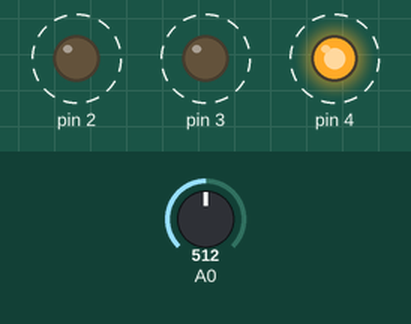
The sketch below on a simulated Arduino Uno, built with avr-gcc and run on an emulated ATmega328P. On the bench: output pins drawn as LEDs (lit = HIGH). Dashed ring = blinking. The inputs (shaded band) are chosen by the test bench; at power-on: A0 = 512. What the sketch prints to the serial monitor is not drawn.

Above: at 1.28 s.
1.3 s: A0 set to 946
4.3 s: A0 set to 971
Timing chart, 0 to 13.3 s (numbered marks = the images above; inputs shaded):
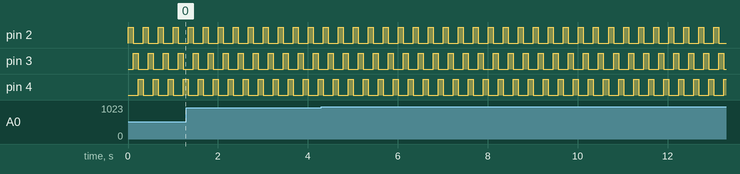

The sketch:

sketch.ino
```cpp
#define SUM_NUM 10

typedef struct _color {
  int r;
  int g;
  int b;
} color;

color readColor() {
  color c = {0, 0, 0};

  digitalWrite(2, 1);
  digitalWrite(3, 0);
  digitalWrite(4, 0);
  delay(10);
  for(int i=0; i<SUM_NUM; i++) {
    c.r += analogRead(A0);
    delay(10);
  }

  digitalWrite(2, 0);
  digitalWrite(3, 1);
  digitalWrite(4, 0);
  delay(10);
  for(int i=0; i<SUM_NUM; i++) {
    c.g += analogRead(A0);
    delay(10);
  }

  digitalWrite(2, 0);
  digitalWrite(3, 0);
  digitalWrite(4, 1);
  delay(10);
  for(int i=0; i<SUM_NUM; i++) {
    c.b += analogRead(A0);
    delay(10);
  }

  c.r = 1024 - c.r / SUM_NUM;
  c.g = 1024 - c.g / SUM_NUM;
  c.b = 1024 - c.b / SUM_NUM;

  int c_min = ((c.r < c.g) && (c.r < c.b)) ? c.r :
              ((c.g < c.r) && (c.g < c.b)) ? c.g : c.b;

  c.b = (float)c.b * 1.27;

  /*c.r -= c_min;
  c.g -= c_min;
  c.b -= c_min;*/

  /*c.r = (float)c.r * 0.85;
  c.b = (float)c.b * 1.75;*/

  /*c.r = (float)c.r * 0.7;
  c.b = (float)c.b * 2;*/

  return c;
}

void setup() {
  pinMode(2, OUTPUT);
  pinMode(3, OUTPUT);
  pinMode(4, OUTPUT);
  pinMode(A0, INPUT);
  Serial.begin(9600);
}

void loop() {
  color res = readColor();
  Serial.print(res.r);
  Serial.print('\t');
  Serial.print(res.g);
  Serial.print('\t');
  Serial.print(res.b);
  Serial.print('\t');
  Serial.print(res.b);
  Serial.print('\t');
  if(max(max(res.r, res.g), res.b) > 80) {
    if((res.r > res.g) && (res.r > res.b)) Serial.print("R\n");
    else if((res.g > res.r) && (res.g > res.b)) Serial.print("G\n");
    else Serial.print("B\n");
  } else {
    Serial.print("-\n");
  }
}
```

Measured:
- by itself, pin 2–4: alternates HIGH for 0.11 s and LOW for 0.22 s
